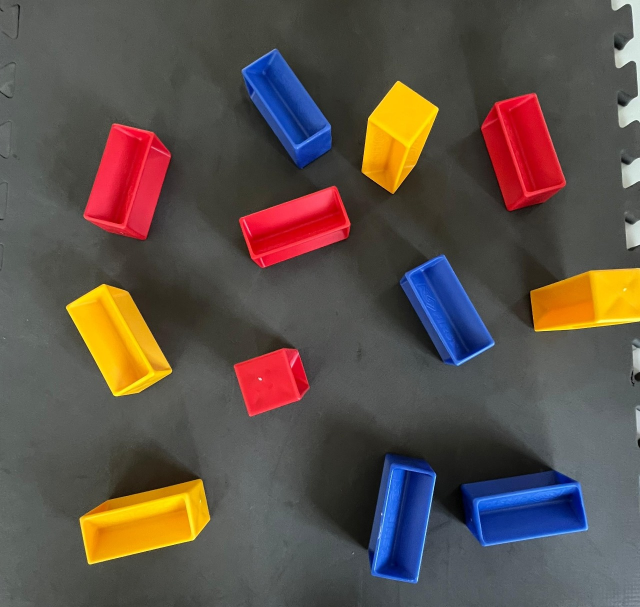
#> input picture Images/test13.jpg, 1280 x 1214 px, found by its file name (shown at 1/2 size)
$ python EdgeDetectContourLoopingRGB.py
#> lines starting #> are read from the running program, lines starting #| are printed output that depends on the picture; after the words box and inside, x2 and y2 are one past the last pixel; in counts of white or black regions, pixels touching at a corner belong together
import cv2
import math
import numpy as np
def orientation(contour):
    # print(contour)
    try:
        max_len = 0
        max_edge = None
        for i in range(len(contour)-1):
            current = contour[i]
            next = contour[(i+1)]
            nextX = next[0][0]
            nextY = next[0][1]
            currentX = current[0][0]
            currentY = current[0][1]
            dX = currentX - nextX
            dY = currentY - nextY
            length = ((dX)**2 + (dY)**2 )** (1/2)
            if length > max_len:
                max_len = length
                max_edge = (current,next)
        length = ((contour[-1][0][0] - contour[0][0][0])**2 + (contour[-1][0][1] - contour[0][0][1])**2)** (1/2)
        if length > max_len:
                max_len = length
                max_edge = (contour[-1],contour[0])
        dX = max_edge[1][0][0] - max_edge[0][0][0]
        dY = max_edge[1][0][1] - max_edge[0][0][1]
        theta = math.degrees(math.atan2(dY, dX))
        return theta+180
    except:
        return -1
# Read the original image
img = cv2.imread('Images\\test13.jpg')
#> img is the input picture: shape (1214, 1280, 3); mean B, G, R 74.3, 80.8, 92.1
img = cv2.resize(img,(512,512))
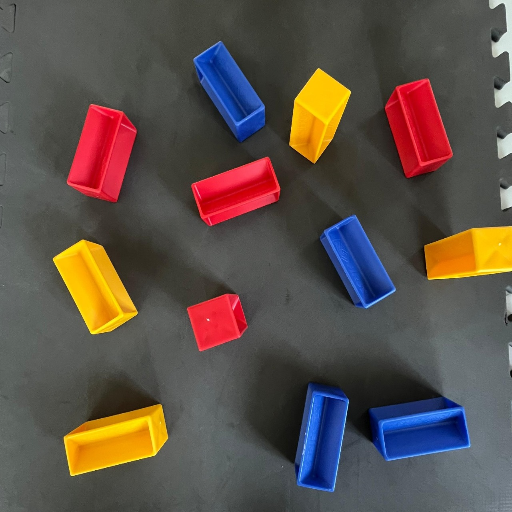
#> img: shape (512, 512, 3); mean B, G, R 74.1, 80.7, 92
original = img
# cv2.blur(img, (15,15))
# Display original image
cv2.imshow('Original', original)
# Create a black image, a window
win = cv2.namedWindow('image')
cv2.resizeWindow('image', 512, 512)
# win.resize ((512,512))

# create trackbars for color change
cv2.createTrackbar('R','image',0,255,lambda x:None)
cv2.createTrackbar('G','image',0,255,lambda x:None)
cv2.createTrackbar('B','image',0,255,lambda x:None)
cv2.createTrackbar('R2','image',0,255,lambda x:None)
cv2.createTrackbar('G2','image',0,255,lambda x:None)
cv2.createTrackbar('B2','image',0,255,lambda x:None)
cv2.createTrackbar('minPixels','image',0,5000,lambda x:None)
cv2.createTrackbar('epsilon','image',0,255,lambda x:None)
cv2.createTrackbar('theta','image',-360,360,lambda x:None)
# cv2.waitKey(0)
while(True):

    r = cv2.getTrackbarPos('R','image')
    g = cv2.getTrackbarPos('G','image')
    b = cv2.getTrackbarPos('B','image')
    r2 = cv2.getTrackbarPos('R2','image')
    g2 = cv2.getTrackbarPos('G2','image')
    b2 = cv2.getTrackbarPos('B2','image')
    minPixels = cv2.getTrackbarPos('minPixels','image')
    epsilon = cv2.getTrackbarPos('epsilon','image')
    theta = cv2.getTrackbarPos('theta','image')

    yellowMask = original
    # yellowMask = cv2.GaussianBlur(original, (29,29), 0)
    # yellowMask = cv2.inRange(yellowMask, (0, 0, 100), (115,100, 255))
    yellowMask = cv2.inRange(yellowMask, (b,g,r),(b2,g2,r2))
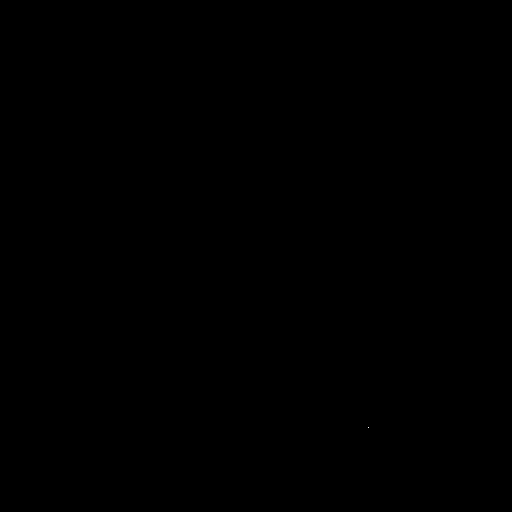
#> yellowMask: shape (512, 512); 0% white in thin lines or dots, all inside (x1, y1, x2, y2) = (368, 427, 369, 428)

    # yellowMask = cv2.threshold(yellowMask,220,255,cv2.THRESH_BINARY)[1]

    cv2.imshow('Yellow Mask', yellowMask)
    contours, hierarchy = cv2.findContours(yellowMask, cv2.RETR_TREE, cv2.CHAIN_APPROX_SIMPLE)
#> contours = [[[368, 427]]]
    new_contours = []
    image_copy = img.copy()
    for contour in contours:
        if cv2.contourArea(contour) >= minPixels:

            # cv2.circle(image_copy, (int(contour[0][0][0]), int(contour[0][0][1])), 10, (0, 0, 255), 2)
            contour = cv2.approxPolyDP(contour, epsilon ,closed = True)
            # for i in contour:
                # cv2.circle(image_copy, (int(i[0][0]), int(i[0][1])), 10, (0, 0, 255), 2)
            # print(contour)
            new_contours.append(contour)
            angle = orientation(contour)
            if(angle != -1):
                cv2.line(image_copy,*contour[0],
                        (int(100*math.cos(math.radians(angle)))+contour[0][0][0],int(100*math.sin(math.radians(angle)
                                                                                                ))+contour[0][0][1]),(240,32,160),3)
#> this loop made 1 pass
#> (contour, length in orientation, angle) on pass 1: ([[368, 427]], 0, -1)
#> after the loop, angle = -1; new_contours = [[[368, 427]]]


#> (the run stopped early here; a loop or call above may not have finished)

$ run again, with Images/test01.jpg copied over Images/test13.jpg
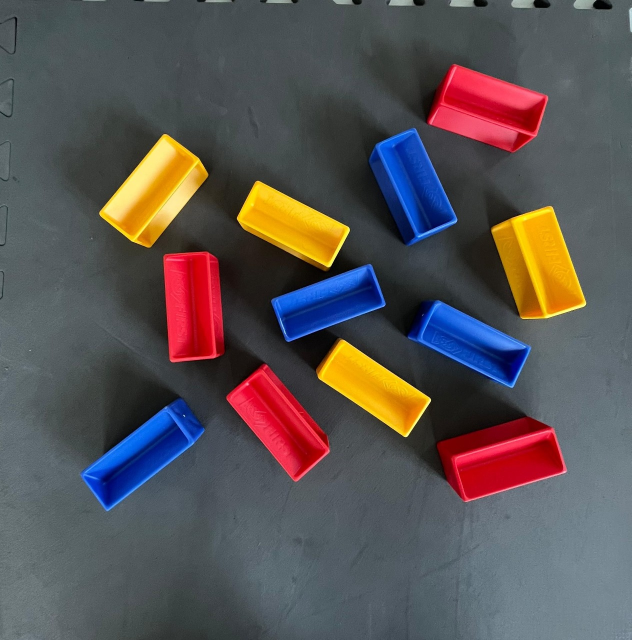
#> input picture Images/test01.jpg, 1263 x 1280 px, found by its file name (shown at 1/2 size)
#> img is the input picture: shape (1280, 1263, 3); mean B, G, R 83.8, 83, 89.1
#> `img = cv2.resize(img,(512,512))`:
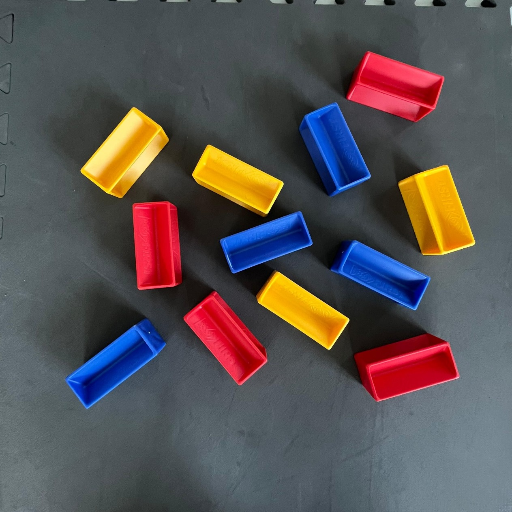
#> img: shape (512, 512, 3); mean B, G, R 83.7, 82.9, 89
#> yellowMask: shape (512, 512); every value is 0
#> contours = []

$ run again, with Images/test02.jpg copied over Images/test13.jpg
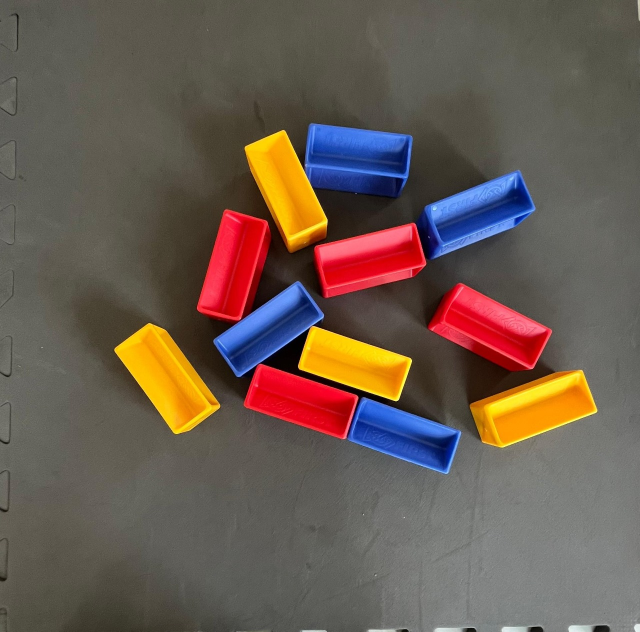
#> input picture Images/test02.jpg, 1280 x 1263 px, found by its file name (shown at 1/2 size)
#> img is the input picture: shape (1263, 1280, 3); mean B, G, R 80.7, 90.5, 105.4
#> `img = cv2.resize(img,(512,512))`:
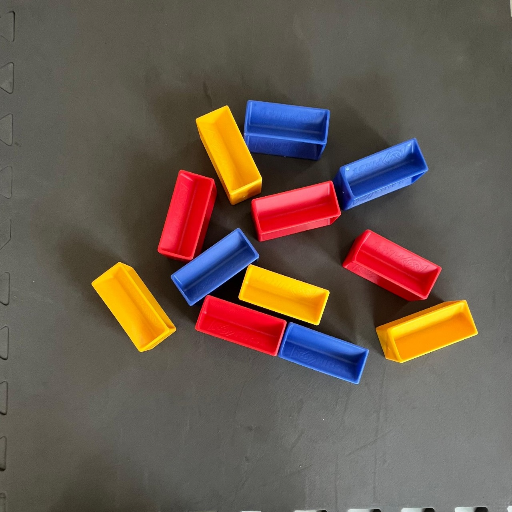
#> img: shape (512, 512, 3); mean B, G, R 80.6, 90.4, 105.3
#> yellowMask: shape (512, 512); every value is 0
#> contours = []

$ run again, with Images/test03.jpg copied over Images/test13.jpg
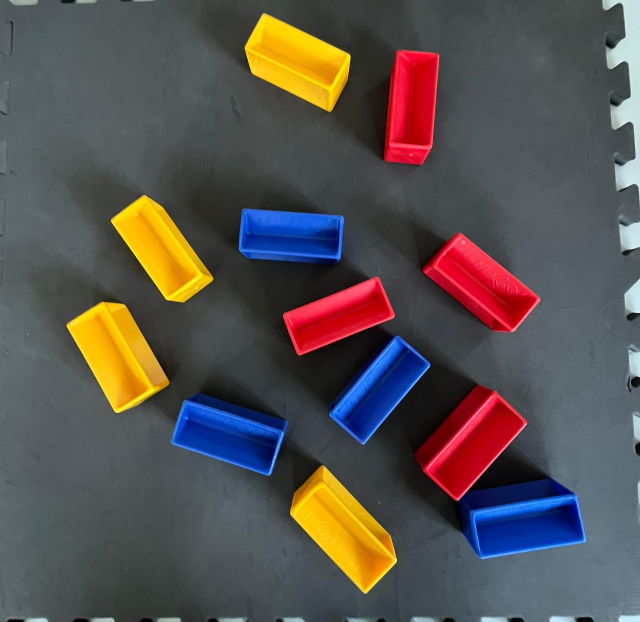
#> input picture Images/test03.jpg, 1280 x 1244 px, found by its file name (shown at 1/2 size)
#> img is the input picture: shape (1244, 1280, 3); mean B, G, R 79.5, 81.8, 87.3
#> `img = cv2.resize(img,(512,512))`:
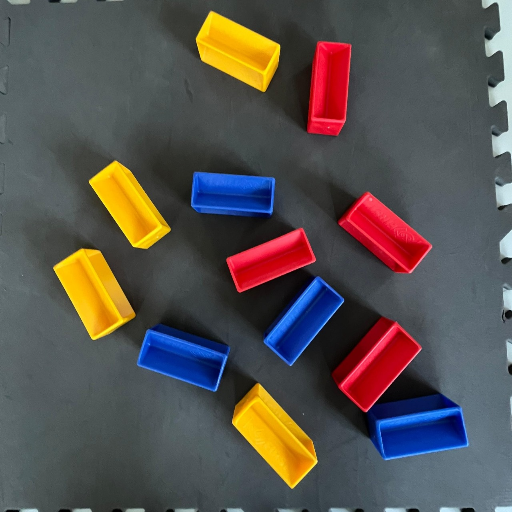
#> img: shape (512, 512, 3); mean B, G, R 79.4, 81.7, 87.2
#> yellowMask: shape (512, 512); 0% white in thin lines or dots, all inside (x1, y1, x2, y2) = (62, 510, 121, 512)
#> contours = 2 contours, all with area under 20
#> the loop `for contour in contours:` made 2 passes
#> (contour, length in orientation, dX in orientation, dY in orientation, theta in orientation, angle) on pass 2: ([[62, 510], [62, 511]], 1, 0, 1, 90, 270)
#> after the loop `for contour in contours:`:
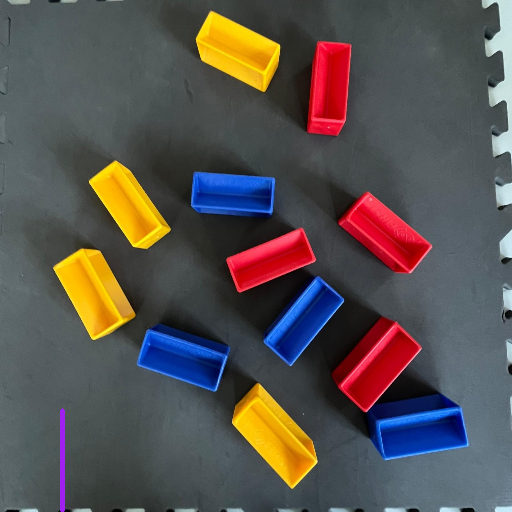
#> image_copy: shape (512, 512, 3); 0.2% of pixels changed, all inside (x1, y1, x2, y2) = (60, 408, 65, 512)
#> after the loop `for contour in contours:`: angle = 270; new_contours = 2 contours, all with area under 20
